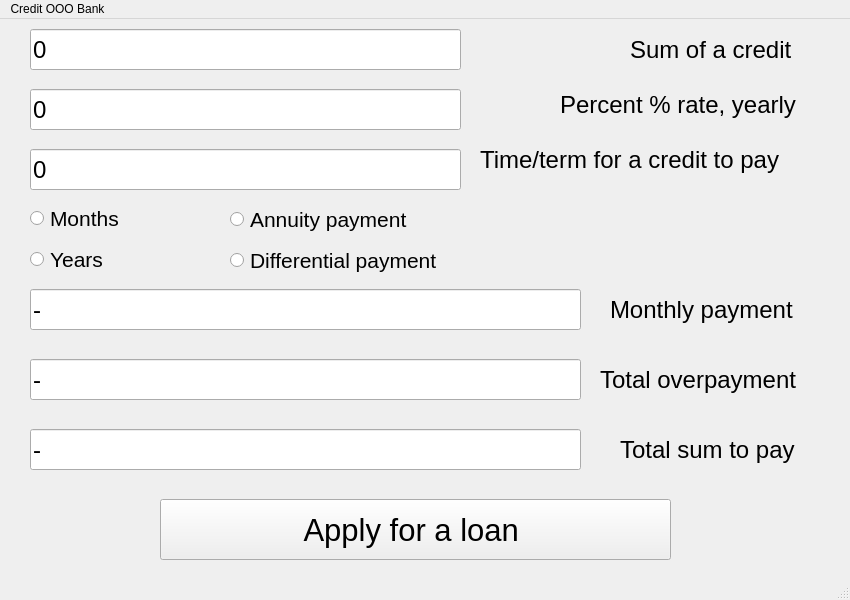
<?xml version="1.0" encoding="UTF-8"?>
<ui version="4.0">
 <class>MainWindow</class>
 <widget class="QMainWindow" name="MainWindow">
  <property name="geometry">
   <rect>
    <x>0</x>
    <y>0</y>
    <width>825</width>
    <height>600</height>
   </rect>
  </property>
  <property name="minimumSize">
   <size>
    <width>850</width>
    <height>600</height>
   </size>
  </property>
  <property name="maximumSize">
   <size>
    <width>850</width>
    <height>600</height>
   </size>
  </property>
  <property name="windowTitle">
   <string>MainWindow</string>
  </property>
  <widget class="QWidget" name="centralwidget">
   <widget class="QLineEdit" name="sum_line_edit">
    <property name="geometry">
     <rect>
      <x>30</x>
      <y>10</y>
      <width>431</width>
      <height>41</height>
     </rect>
    </property>
    <property name="font">
     <font>
      <pointsize>18</pointsize>
     </font>
    </property>
    <property name="text">
     <string>0</string>
    </property>
   </widget>
   <widget class="QLineEdit" name="time_line_edit">
    <property name="geometry">
     <rect>
      <x>30</x>
      <y>130</y>
      <width>431</width>
      <height>41</height>
     </rect>
    </property>
    <property name="font">
     <font>
      <pointsize>18</pointsize>
     </font>
    </property>
    <property name="text">
     <string>0</string>
    </property>
   </widget>
   <widget class="QLineEdit" name="rate_line_edit">
    <property name="geometry">
     <rect>
      <x>30</x>
      <y>70</y>
      <width>431</width>
      <height>41</height>
     </rect>
    </property>
    <property name="font">
     <font>
      <pointsize>18</pointsize>
     </font>
    </property>
    <property name="text">
     <string>0</string>
    </property>
   </widget>
   <widget class="QLineEdit" name="payment_line_edit">
    <property name="geometry">
     <rect>
      <x>30</x>
      <y>270</y>
      <width>551</width>
      <height>41</height>
     </rect>
    </property>
    <property name="font">
     <font>
      <pointsize>18</pointsize>
     </font>
    </property>
    <property name="text">
     <string>-</string>
    </property>
   </widget>
   <widget class="QLineEdit" name="overpayment_line_edit">
    <property name="geometry">
     <rect>
      <x>30</x>
      <y>340</y>
      <width>551</width>
      <height>41</height>
     </rect>
    </property>
    <property name="font">
     <font>
      <pointsize>18</pointsize>
     </font>
    </property>
    <property name="text">
     <string>-</string>
    </property>
   </widget>
   <widget class="QLineEdit" name="total_line_edit">
    <property name="geometry">
     <rect>
      <x>30</x>
      <y>410</y>
      <width>551</width>
      <height>41</height>
     </rect>
    </property>
    <property name="font">
     <font>
      <pointsize>18</pointsize>
     </font>
    </property>
    <property name="text">
     <string>-</string>
    </property>
   </widget>
   <widget class="QLabel" name="label">
    <property name="geometry">
     <rect>
      <x>630</x>
      <y>0</y>
      <width>181</width>
      <height>61</height>
     </rect>
    </property>
    <property name="font">
     <font>
      <pointsize>18</pointsize>
     </font>
    </property>
    <property name="text">
     <string>Sum of a credit</string>
    </property>
   </widget>
   <widget class="QLabel" name="label_2">
    <property name="geometry">
     <rect>
      <x>560</x>
      <y>60</y>
      <width>270</width>
      <height>51</height>
     </rect>
    </property>
    <property name="font">
     <font>
      <pointsize>18</pointsize>
     </font>
    </property>
    <property name="text">
     <string>Percent % rate, yearly</string>
    </property>
   </widget>
   <widget class="QLabel" name="label_3">
    <property name="geometry">
     <rect>
      <x>480</x>
      <y>110</y>
      <width>350</width>
      <height>61</height>
     </rect>
    </property>
    <property name="font">
     <font>
      <pointsize>18</pointsize>
     </font>
    </property>
    <property name="text">
     <string>Time/term for a credit to pay</string>
    </property>
   </widget>
   <widget class="QLabel" name="label_4">
    <property name="geometry">
     <rect>
      <x>610</x>
      <y>270</y>
      <width>211</width>
      <height>41</height>
     </rect>
    </property>
    <property name="font">
     <font>
      <pointsize>18</pointsize>
     </font>
    </property>
    <property name="text">
     <string>Monthly payment</string>
    </property>
   </widget>
   <widget class="QLabel" name="label_5">
    <property name="geometry">
     <rect>
      <x>600</x>
      <y>330</y>
      <width>231</width>
      <height>61</height>
     </rect>
    </property>
    <property name="font">
     <font>
      <pointsize>18</pointsize>
     </font>
    </property>
    <property name="text">
     <string>Total overpayment</string>
    </property>
   </widget>
   <widget class="QLabel" name="label_6">
    <property name="geometry">
     <rect>
      <x>620</x>
      <y>400</y>
      <width>201</width>
      <height>61</height>
     </rect>
    </property>
    <property name="font">
     <font>
      <pointsize>18</pointsize>
     </font>
    </property>
    <property name="text">
     <string>Total sum to pay</string>
    </property>
   </widget>
   <widget class="QPushButton" name="apply_button">
    <property name="geometry">
     <rect>
      <x>160</x>
      <y>480</y>
      <width>511</width>
      <height>61</height>
     </rect>
    </property>
    <property name="font">
     <font>
      <pointsize>23</pointsize>
     </font>
    </property>
    <property name="text">
     <string>Apply for a loan </string>
    </property>
   </widget>
   <widget class="QWidget" name="verticalLayoutWidget">
    <property name="geometry">
     <rect>
      <x>230</x>
      <y>181</y>
      <width>316</width>
      <height>81</height>
     </rect>
    </property>
    <layout class="QVBoxLayout" name="payment_radio_group">
     <item>
      <widget class="QRadioButton" name="annuity_radio">
       <property name="font">
        <font>
         <pointsize>16</pointsize>
        </font>
       </property>
       <property name="text">
        <string>Annuity payment</string>
       </property>
      </widget>
     </item>
     <item>
      <widget class="QRadioButton" name="differential_radio">
       <property name="font">
        <font>
         <pointsize>16</pointsize>
        </font>
       </property>
       <property name="text">
        <string>Differential payment</string>
       </property>
      </widget>
     </item>
    </layout>
   </widget>
   <widget class="QWidget" name="verticalLayoutWidget_2">
    <property name="geometry">
     <rect>
      <x>30</x>
      <y>180</y>
      <width>160</width>
      <height>80</height>
     </rect>
    </property>
    <layout class="QVBoxLayout" name="verticalLayout">
     <item>
      <widget class="QRadioButton" name="month_radio">
       <property name="font">
        <font>
         <pointsize>16</pointsize>
        </font>
       </property>
       <property name="text">
        <string>Months</string>
       </property>
      </widget>
     </item>
     <item>
      <widget class="QRadioButton" name="year_radio">
       <property name="font">
        <font>
         <pointsize>16</pointsize>
        </font>
       </property>
       <property name="text">
        <string>Years</string>
       </property>
      </widget>
     </item>
    </layout>
   </widget>
  </widget>
  <widget class="QMenuBar" name="menubar">
   <property name="geometry">
    <rect>
     <x>0</x>
     <y>0</y>
     <width>825</width>
     <height>22</height>
    </rect>
   </property>
   <widget class="QMenu" name="menuCredit_OOO_Bank">
    <property name="title">
     <string>Credit OOO Bank</string>
    </property>
   </widget>
   <addaction name="menuCredit_OOO_Bank"/>
  </widget>
  <widget class="QStatusBar" name="statusbar"/>
 </widget>
 <resources/>
 <connections/>
</ui>
